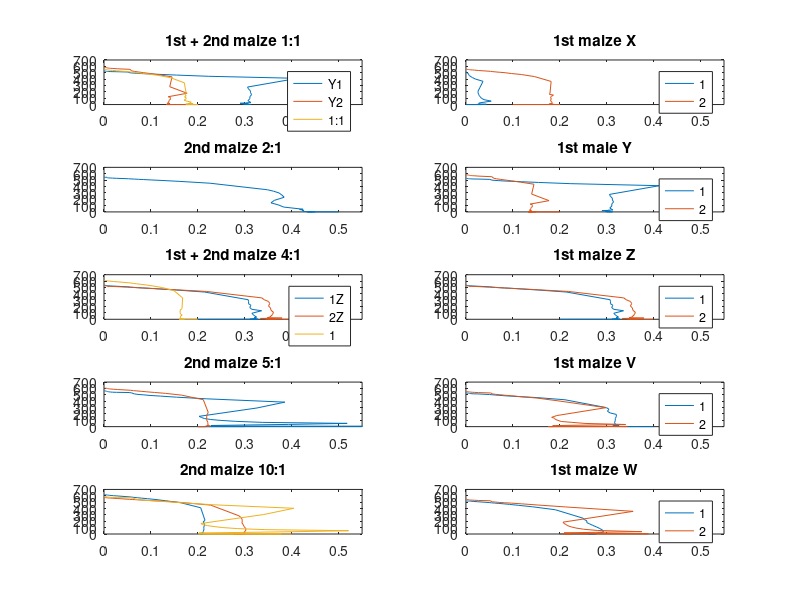
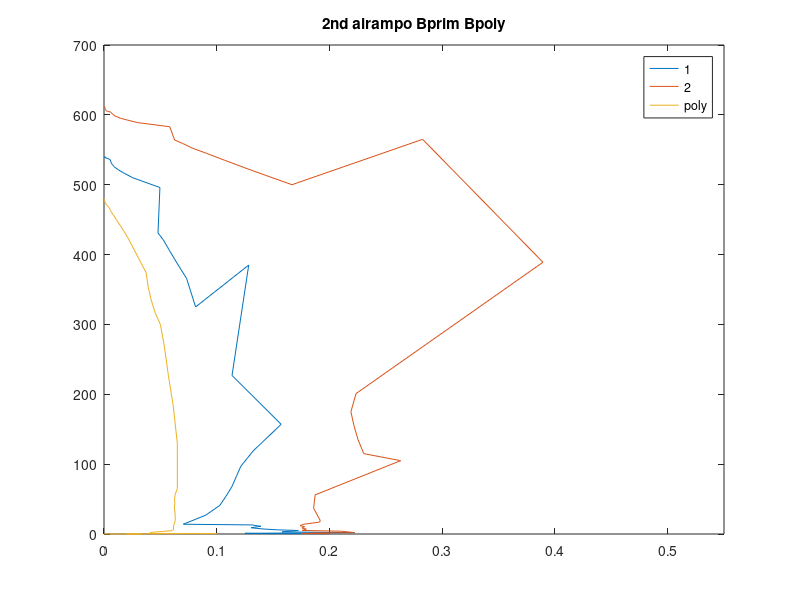

These charts were generated, in order, by the following MATLAB code:
close all
clear

res = [999999 899999 799999 699999 599999 499999 399999 299999 199999 99999 89999 79999 69999 59999 49999 39999 29999 19999 9999 8999 7999 6999 5999 4999 3999 2999 1999 999 899 799 699 599 499 399 299 199 99 89 79 69 59 49 39 29 19 9 8 7 6 5 4 3 2 1 0];

%--------------------------------------------------------------------------
%w 5 measurements, airampo

%stora b?garen
%mV, 999 999 - 0 Ohm
aC1_V = 200;
aC2_V = [600 600 530 530 529 529 529 528 528 527 526 522 521 520 518 517 515 513 509 507 497 486 443 431 418 401 377 343 297 232 160 073 064 057 49.1 40.6 32.5 24.4 16.2 8.0 7.2 6.4 5.6 4.7 3.9 3.0 2.2 1.4 0.6 0.4 0.3 0.3 0.2 0.1 0];

aB1_V = [402 402 396 393 388 385 374 374 363 358 349 336 330 323 316 306 296 287 286 282 283 284 282 192 073 052 026 023 021 19.7 17.0 14.2 8.7 5.8 2.8 2.5 2.2 1.9 1.6 1.3 1.0 0.7 0.4 0.1 0.1 0 0 0 0 0 0 0 0 0 0];
aB2_V = 490;
aB3_V = [566 566 564 563 561 559 557 555 553 550 547 540 539 533 527 522 516 509 498 474 402 374 340 310 276 235 193 149 101 48.5 43.6 38.6 33.5 28.6 23.5 18.9 14.0 9.2 4.5 4.0 3.5 3.1 2.6 2.1 1.6 1.2 0.7 0.3 0.2 0.2 0.1 0.1 0 0 0];

aC2_I = aC2_V./res;
aB1_I = aB1_V./res;
aB3_I = aB3_V./res;

% figure
% plot(aC2_I, aC2_V, aB1_I, aB1_V, aB3_I, aB3_V);
% legend('2C', '1B', '3B')
% title('1st airampo 2C 1B 3B')


%------------------------------------------------------------------------------------------------------
%------------------------------------------------------------------------------------------------------

%w 6 monday

%airampo, mV
aBprim1_V = [538 538 540 539 540 539 539 538 538 536 534 530 529 526 524 521 517 510 496 431 421 406 388 366 325 385 227 157 119 97 82 68 54 41 27 14 13 12 11 9 8 7 6 5 3 2 1 0.9 0.8 0.7 0.6 0.5 0.4 0.2 0];
aBprim1_I = aBprim1_V./res;
aBprim2_V = [612 612 610 609 609 608 607 606 605 604 603 601 600 598 597 595 593 589 583 564 559 552 545 535 521 500 565 389 201 175 155 135 115 105 56 37 19 17 14 12 10.5 8.6 7.0 5.1 4.0 2.0 1.5 1.3 1.1 0.9 0.7 0.6 0.4 0.2 0];
aBprim2_I = aBprim2_V./res;

aCprim1_V = [602 602 602 602 602 601 600 598 594 591 587 585 584 581 576 571 563 545 497 582 466 444 415 392 342 270 189 92.0 80.0 72.0 62.9 53.0 42.8 36.7 25.5 17.7 8.8 7.0 6.8 6.0 5.0 4.3 3.3 2.5 1.7 0.9 0.6 0.6 0.5 0.4 0.3 0.2 0.1 0 0];
aCprim1_I = aCprim1_V./res;
%felk?lla beh?vde s?tta p? silver 2ggr
aCprim2_V = [562 562 445 444 442 429 412 413 400 395 381 377 375 370 372 365 360 354 343 292 278 266 255 237 217 185 141 80 73.6 66.0 58.8 50.3 41.8 33.6 25.6 16.8 8.3 7.5 6.6 5.6 4.8 4.0 3.1 2.4 1.5 0.7 0.6 0.5 0.5 0.4 0.3 0.2 0.1 0 0];
aCprim2_V = aCprim2_V./res;

% figure
% subplot(2, 1, 1)
% plot(aBprim1_I, aBprim1_V, aBprim2_I, aBprim2_V)
% title('2nd airampo 1B 2B')
% xlim([0 0.55])
% legend('1', '2')
% subplot(2, 1, 2)
% plot(aCprim1_I, aCprim1_V, aCprim2_V, aCprim2_V)
% title('2nd airampo 1C 2C')
% xlim([0 0.55])
% legend('1', '2')


% %black maize ------------------------------------------------------------
mX1_V = [516 516 511 509 506 504 502 500 496 491 477 467 463 455 447 437 423 401 365 270 204 183 161 142 122 99 77.0 53.8 25.5 22.1 19.2 17.1 13.6 11.4 8.8 6.5 4.3 2.1 1.9 1.6 1.4 1.2 0.9 0.7 0.5 0.3 0.2 0.1 0.1 0 0 0 0 0 0];
mX1_I = mX1_V./res;
mX2_V = [557 557 557 557 556 555 555 554 552 551 550 549 548 546 545 544 541 535 522 517 512 507 500 487 472 439 363 179 160 149 127 108 90.9 72.0 54.1 36.5 18.2 16.2 14.3 12.3 10.5 9.0 7.2 5.3 3.5 1.7 1.4 1.3 1.1 0.9 0.8 0.5 0.2 0.1 0];
mX2_I = mX2_V./res;

%1:1 - bekr?fta med block
%m?ngden majs f?r andra m?tningen
mY1_V = [525 525 525 525 525 525 525 525 525 522 521 521 521 520 519 518 517 516 511 499 495 491 486 481 474 463 444 412 275 246 218 187 157 124 93 61 31 27 24 20 17.6 14.7 12.0 8.6 5.7 2.7 2.5 2.1 1.8 1.5 1.2 0.9 0.6 0.3 0];
mY1_I = mY1_V./res;
mY2_V = [584 584 584 583 583 583 582 581 581 580 576 575 574 571 571 569 567 562 553 530 520 512 501 488 467 435 280 177 123 113 98.7 85.1 69.4 55.2 41.3 27.0 13.9 12.5 10.7 9.4 7.9 6.6 5.3 3.9 2.6 1.2 1.1 1.0 0.8 0.7 0.6 0.4 0.3 0.2 0];
mY2_I = mY2_V./res;

%4:1
%m?ngden majs f?r andra m?tningen
mZ1_V = [536 536 536 535 535 534 534 533 532 531 530 528 528 527 525 524 522 519 510 506 502 497 492 486 475 460 428 307 277 246 219 186 157 134 94.2 63.5 32.2 28.8 25.3 22.3 19.0 15.7 12.6 9.4 6.1 2.8 2.5 2.3 1.9 1.6 1.3 0.9 0.6 0.2 0];
mZ1_I = mZ1_V./res;
mZ2_V = [530 530 528 529 528 527 526 526 525 524 523 522 521 510 519 517 516 513 504 501 499 496 492 486 478 463 437 336 307 280 247 210 177 142 108 71.4 35.0 31.3 27.6 24.0 21.5 18.6 13.0 10.1 6.6 3.1 2.8 2.5 2.1 1.8 1.4 1.1 0.7 0.4 0];
mZ2_I = mZ2_V./res;

%? = v
%1:1
%mer majs ?n 2a
mV1_V = [531 531 531 530 530 530 529 528 527 526 525 523 522 521 519 517 515 514 504 501 497 492 486 479 470 456 422 299 274 241 215 192 160 127 95.2 63.0 31.6 28.2 25.4 21.6 19.1 16.0 12.6 9.3 6.1 2.9 2.5 2.2 1.9 1.6 1.3 1.0 0.7 0.4 0];
mV1_I = mV1_V./res;
mV2_V = [554 554 553 552 552 552 551 550 549 548 546 545 544 543 542 540 538 535 529 513 507 502 494 485 470 450 401 298 174 146 132 114 98 81 67.5 50.5 33.7 17.0 14.6 12.9 11.2 9.7 8.2 6.5 4.7 3.1 1.4 1.3 1.1 0.9 0.8 0.7 0.5 0.3 0];
mV2_I = mV2_V./res;

%? = w
mW1_V = [520 520 519 520 520 519 519 519 518 517 517 517 516 516 515 514 511 507 494 490 486 481 475 465 450 427 381 249 227 206 180 158 135 111 85.4 58.0 29.0 25.5 22.5 19.6 16.6 13.7 10.9 8.1 5.1 2.5 2.1 1.9 1.6 1.3 1.1 0.8 0.5 0.2 0];
mW1_I = mW1_V./res;
%ljus glappar
mW2_V = [547 547 546 546 544 544 543 542 541 540 538 537 535 534 533 532 530 527 522 506 502 496 491 485 474 456 425 356 186 167 149 130 112 93.6 75.0 55.7 37.1 18.6 16.6 14.7 12.8 11.0 9.1 7.1 5.4 3.5 1.7 1.5 1.3 1.1 0.9 0.6 0.4 0.2 0];
mW2_I = mW2_V./res;

% figure
% subplot(5, 1, 1)
% plot(mX1_I, mX1_V, mX2_I, mX2_V)
% title('1st maize X')
% xlim([0 0.35])
% legend('1', '2')
% subplot(5, 1, 2)
% plot(mY1_I, mY1_V, mY2_I, mY2_V)
% title('1st maize Y')
% xlim([0 0.35])
% legend('1', '2')
% subplot(5, 1, 3)
% plot(mZ1_I, mZ1_V, mZ2_I, mZ2_V)
% title('1st maize Z')
% xlim([0 0.35])
% legend('1', '2')
% subplot(5, 1, 4)
% plot(mV1_I, mV1_V, mV2_I, mV2_V)
% title('1st maize V')
% xlim([0 0.35])
% legend('1', '2')
% subplot(5, 1, 5)
% plot(mW1_I, mW1_V, mW2_I, mW2_V)
% title('1st maize W')
% xlim([0 0.35])
% legend('1', '2')


%------------------------------------------------------------------------------------------------------
%------------------------------------------------------------------------------------------------------
%10/02
%3e m?tningen, majs och kanske airampo med polymer sen

%4 majs

%1:1 - en kvar
%m111_V = [366];
%m112_V = [150];
%ngt ?r fel - oklart vad
%m?ste ha f?rsk majs?
%elektrolyten ?r f?r gammal?
m113_V = [561 561 561 560 558 557 556 555 552 549 547 546 545 544 541 539 536 531 517 511 506 499 490 478 459 423 342 175 155 140 120 105 87 68 53 37 18 16 15 12.3 10.5 8.6 6.8 5.3 3.4 1.6 1.4 1.3 1.1 0.9 0.8 0.6 0.4 0.2 0];
m113_I = m113_V./res;

%2:1 - en kvar
%2 m?tna med d?liga utrustningen
m212_V = [550 550 548 547 545 545 544 543 541 549 539 537 536 535 534 533 531 528 521 518 516 512 508 502 494 480 451 348 325 298 265 230 181 142 111 76.2 42.0 37.1 33.3 29.1 25.1 20.7 16.6 12.3 8.1 3.9 3.5 3.1 2.6 2.2 1.8 1.3 0.9 0.5 0];
m212_I = m212_V./res;

%4:1
m411_V = []; %fuckad
m412_V = [615 615 614 614 613 612 611 610 609 607 606 604 603 601 600 597 593 588 570 563 557 549 539 523 498 448 335 166 146 130 113 97.4 81.4 66.5 48.8 32.3 16.2 14.5 12.8 11.2 9.6 8.0 6.3 4.7 3.1 1.5 1.3 1.2 1.0 0.8 0.7 0.6 0.4 0.2 0];
m412_I = m412_V./res;
m413_V = []; %rispad

%5:1
m511_V = [568 568 567 566 565 565 563 561 559 557 553 552 551 548 547 544 541 539 536 530 515 506 500 490 480 463 437 385 293 162 145 128 113 98.7 83.6 67.1 51.3 35.0 18.0 16.2 14.4 12.4 10.6 8.9 7.0 5.2 3.4 1.4 1.3 1.0 0.9 0.7 0.5 0.3 0];
m511_I = m511_V./res;
m512_V = [609 609 608 608 607 606 606 604 603 602 600 599 596 595 592 591 588 583 571 565 561 555 547 537 523 495 423 222 198 175 153 131 109 87.8 66.2 44.0 22.0 19.6 17.4 15.1 13.0 11.1 8.5 6.3 4.1 1.9 1.7 1.5 1.2 1.0 0.8 0.6 0.4 0.2 0];
m512_I = m512_V./res;
m513_V = []; %f?r l?g, 10mV h?gsta med bra m?tutrustning

%10:1
m1011_V = [620 620 620 620 620 619 618 617 616 614 612 611 610 609 607 605 602 597 581 575 570 563 555 543 523 491 412 215 190 170 150 128 106 85.0 63.6 42.1 20.9 18.6 16.6 14.3 12.2 10.1 8.0 6.0 3.9 1.9 1.6 1.4 1.2 1.0 0.8 0.6 0.4 0.2 0];
m1011_I = m1011_V./res;
m1012_V = [578 578 577 576 575 574 573 572 571 570 569 568 567 566 565 564 562 558 545 542 539 535 530 523 515 495 454 287 262 235 206 176 148 119 90.2 60.2 29.6 26.6 23.5 20.6 17.6 14.6 11.6 8.6 5.6 2.6 2.3 2.0 1.7 1.5 1.1 0.9 0.6 0.3 0];
m1012_I = m1012_V./res;
m1013_V = [589 589 589 589 588 588 587 587 586 585 584 582 581 579 578 576 574 572 568 562 545 537 530 521 510 492 460 404 306 165 147 132 117 101 85.0 68.4 51.6 34.9 16.0 14.2 12.3 10.6 8.8 7.0 5.2 3.4 1.6 1.5 1.3 1.1 0.9 0.7 0.5 0.4 0];
m1013_I = m1013_V./res; %hade 52 m?tpukter - la till 2 589 i b?rjan

figure
subplot(5, 2, 1)
plot(mY1_I, mY1_V, mY2_I, mY2_V, m113_I, m113_V)
title('1st + 2nd maize 1:1')
xlim([0 0.55])
ylim([0 700])
legend('Y1', 'Y2', '1:1')
subplot(5, 2, 3)
plot(m212_I, m212_V)
title('2nd maize 2:1')
xlim([0 0.55])
ylim([0 700])
%legend('Y1', 'Y2', '1.1')
subplot(5, 2, 5)
plot(mZ1_I, mZ1_V, mZ2_I, mZ2_V, m412_I, m412_V)
title('1st + 2nd maize 4:1')
xlim([0 0.55])
ylim([0 700])
legend('1Z', '2Z', '1')
subplot(5, 2, 7)
plot(m511_I, m511_V, m512_I, m512_V) %en f?r d?lig
title('2nd maize 5:1')
xlim([0 0.55])
ylim([0 700])
subplot(5, 2, 9)
plot(m1011_I, m1011_V, m1012_I, m1012_V, m1013_I, m1013_V)
title('2nd maize 10:1')
xlim([0 0.55])
ylim([0 700])
subplot(5, 2, 2)
plot(mX1_I, mX1_V, mX2_I, mX2_V)
title('1st maize X')
xlim([0 0.55])
ylim([0 700])
legend('1', '2')
subplot(5, 2, 4)
plot(mY1_I, mY1_V, mY2_I, mY2_V)
title('1st maie Y')
xlim([0 0.55])
ylim([0 700])
legend('1', '2')
subplot(5, 2, 6)
plot(mZ1_I, mZ1_V, mZ2_I, mZ2_V)
title('1st maize Z')
xlim([0 0.55])
ylim([0 700])
legend('1', '2')
subplot(5, 2, 8)
plot(mV1_I, mV1_V, mV2_I, mV2_V)
title('1st maize V')
xlim([0 0.55])
ylim([0 700])
legend('1', '2')
subplot(5, 2, 10)
plot(mW1_I, mW1_V, mW2_I, mW2_V)
title('1st maize W')
xlim([0 0.55])
ylim([0 700])
legend('1', '2')


%airampo omgang 3 ---------------------------------------------------------
%med polymerpapper

a31_V = [480 479 477 476 476 475 474 473 471 467 465 463 461 458 455 449 441 424 374 353 335 317 300 268 228 184 130 65.0 56.8 50.0 43.9 37.4 31.4 25.2 18.9 12.3 6.1 5.4 4.7 3.6 2.5 2.0 1.6 1.2 0.8 0.7 0.7 0.6 0.6 0.1 0.1 0.1 0 0 0];
a31_I = a31_V./res;

figure
plot(aBprim1_I, aBprim1_V, aBprim2_I, aBprim2_V, a31_I, a31_V)
title('2nd airampo Bprim Bpoly')
xlim([0 0.55])
legend('1', '2', 'poly')